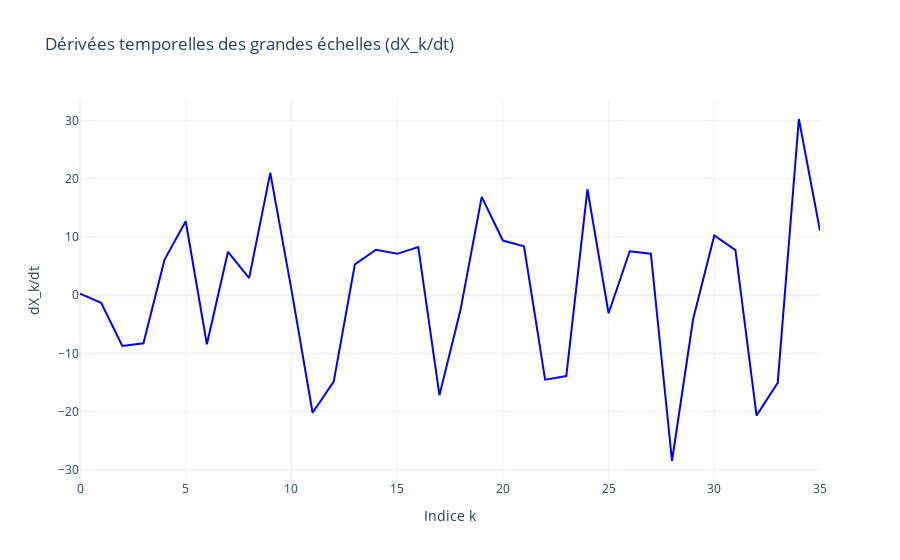
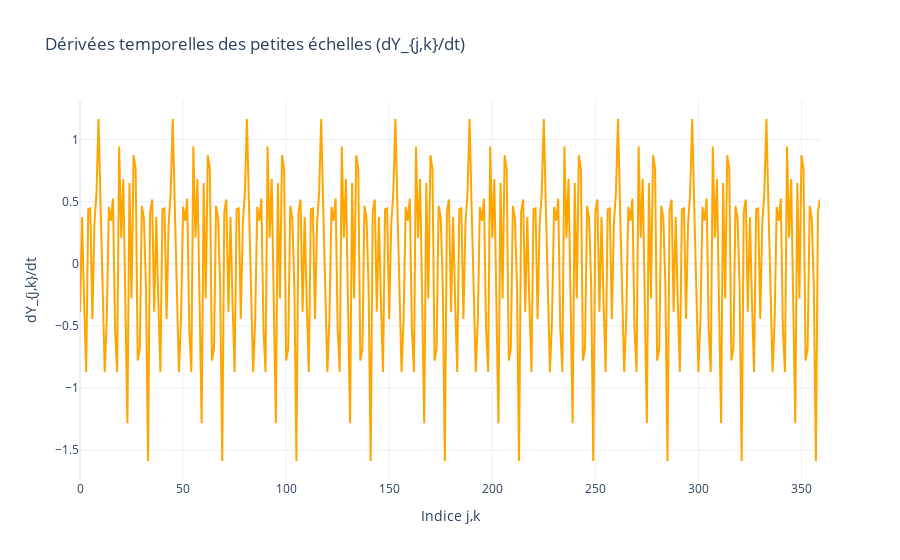
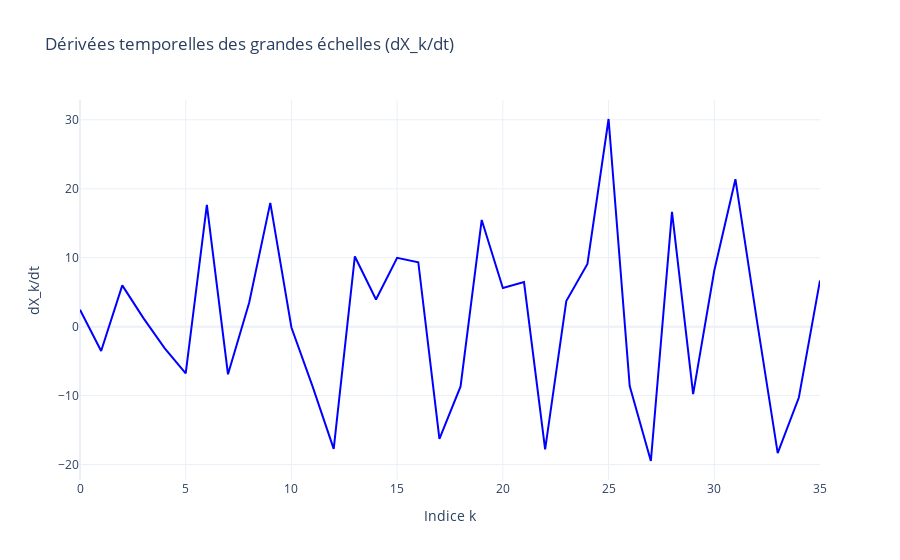
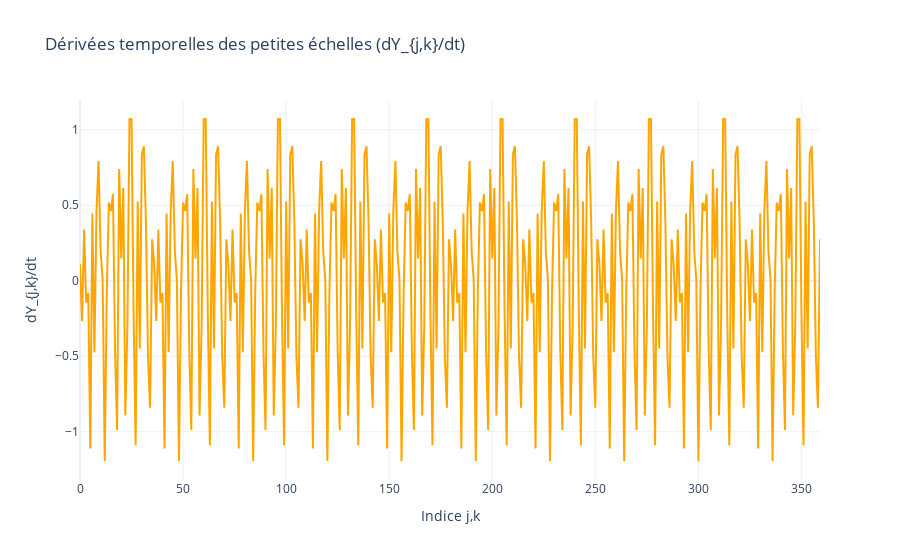

Notebook code cell kept with these figures, in order:
### Code cell
F_values = [8.0, 10.0]  # Différents forçages
h_values = [0.5, 1.0]    # Différents couplages
b_values = [8.0, 10.0]  # Amplitudes locales
c_values = [8.0, 10.0]  # Échelles temporelles

test_derivative_influence(F_values, h_values, b_values, c_values)

### Figure 1 — Plotly figure (JSON) as saved in the notebook; plotly's stock layout.template omitted (floating-point values rounded to 4 significant figures)
{"data": [{"line": {"color": "blue"}, "mode": "lines", "name": "dX_k/dt", "type": "scatter", "x": [0, 1, 2, 3, 4, 5, 6, 7, 8, 9, 10, 11, 12, 13, 14, 15, 16, 17, 18, 19, 20, 21, 22, 23, 24, 25, 26, 27, 28, 29, 30, 31, 32, 33, 34, 35], "y": [0.2687, -1.32, -8.716, -8.253, 6.126, 12.7, -8.423, 7.461, 2.929, 21.01, 0.9536, -20.19, -14.84, 5.3, 7.8, 7.104, 8.267, -17.18, -2.463, 16.89, 9.385, 8.383, -14.52, -13.9, 18.19, -3.101, 7.553, 7.117, -28.49, -4.096, 10.27, 7.746, -20.68, -15.06, 30.27, 11.06]}], "layout": {"title": {"text": "Dérivées temporelles des grandes échelles (dX_k/dt)"}, "xaxis": {"title": {"text": "Indice k"}}, "yaxis": {"title": {"text": "dX_k/dt"}}}}

### Figure 2 — Plotly figure (JSON) as saved in the notebook; plotly's stock layout.template omitted (floating-point values rounded to 4 significant figures; data arrays with more than 128 entries replaced by an {"elided": "..."} marker saying what was removed)
{"data": [{"line": {"color": "orange"}, "mode": "lines", "name": "dY_{j,k}/dt", "type": "scatter", "x": {"elided": "360 int values"}, "y": {"elided": "360 float values"}}], "layout": {"title": {"text": "Dérivées temporelles des petites échelles (dY_{j,k}/dt)"}, "xaxis": {"title": {"text": "Indice j,k"}}, "yaxis": {"title": {"text": "dY_{j,k}/dt"}}}}

### Figure 3 — Plotly figure (JSON) as saved in the notebook; plotly's stock layout.template omitted (floating-point values rounded to 4 significant figures)
{"data": [{"line": {"color": "blue"}, "mode": "lines", "name": "dX_k/dt", "type": "scatter", "x": [0, 1, 2, 3, 4, 5, 6, 7, 8, 9, 10, 11, 12, 13, 14, 15, 16, 17, 18, 19, 20, 21, 22, 23, 24, 25, 26, 27, 28, 29, 30, 31, 32, 33, 34, 35], "y": [2.451, -3.526, 5.989, 1.234, -3.103, -6.777, 17.64, -6.913, 3.467, 17.95, -0.1258, -8.674, -17.73, 10.18, 3.938, 9.973, 9.341, -16.27, -8.679, 15.47, 5.594, 6.468, -17.81, 3.713, 9.094, 30.12, -8.618, -19.49, 16.64, -9.795, 8.136, 21.38, 1.206, -18.34, -10.28, 6.707]}], "layout": {"title": {"text": "Dérivées temporelles des grandes échelles (dX_k/dt)"}, "xaxis": {"title": {"text": "Indice k"}}, "yaxis": {"title": {"text": "dX_k/dt"}}}}

### Figure 4 — Plotly figure (JSON) as saved in the notebook; plotly's stock layout.template omitted (floating-point values rounded to 4 significant figures; data arrays with more than 128 entries replaced by an {"elided": "..."} marker saying what was removed)
{"data": [{"line": {"color": "orange"}, "mode": "lines", "name": "dY_{j,k}/dt", "type": "scatter", "x": {"elided": "360 int values"}, "y": {"elided": "360 float values"}}], "layout": {"title": {"text": "Dérivées temporelles des petites échelles (dY_{j,k}/dt)"}, "xaxis": {"title": {"text": "Indice j,k"}}, "yaxis": {"title": {"text": "dY_{j,k}/dt"}}}}
